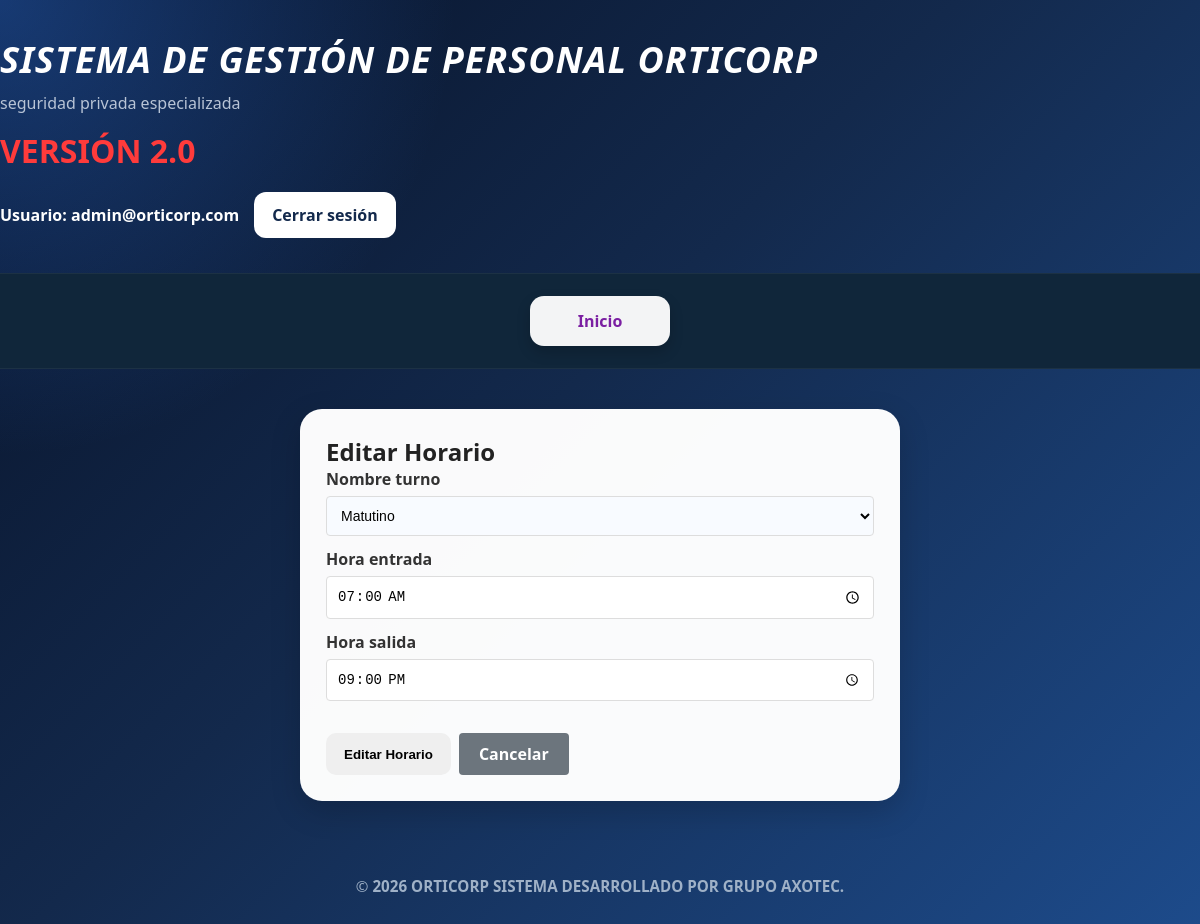
Screenshot of /horarios/editar/1/ (signed in) with the database file from the repository.
### polls/models.py (models this page shows, shortened)
class CustomUser(AbstractUser):
    ROLES = (
        ('ADMIN', 'Administrador'),
        ('HR', 'Recursos Humanos'),
        ('VIEW', 'Vista'),
    )
    username = None
    email = models.EmailField(unique=True)
    role = models.CharField(max_length=10, choices=ROLES, default='VIEW')
    USERNAME_FIELD = 'email'
    REQUIRED_FIELDS = []
    objects = CustomUserManager()

class Horarios(models.Model):
	TURNOS = (
		('MATUTINO', 'Matutino'),
		('VESPERTINO', 'Vespertino'),
		('NOCTURNO', 'Nocturno'),
	)
	nombre_turno = models.CharField(max_length=20, choices=TURNOS, blank=True, null=True)
	hora_entrada = models.TimeField(blank=True, null=True)
	hora_salida = models.TimeField(blank=True, null=True)
	class Meta:
		unique_together = ('nombre_turno',)
		ordering = ['nombre_turno']

### polls/views/views.py (the view)
# urls.py: path('horarios/editar/<int:horario_id>/', views.horarios_editar, name='horarios_editar'),
@user_passes_test(is_hr_or_admin)
def horarios_editar(request, horario_id):
    try:
        horario = Horarios.objects.get(id=horario_id)
    except Horarios.DoesNotExist:
        messages.error(request, 'Horario no encontrado.')
        return redirect('horarios_list')
    if request.method == 'POST':
        form = HorariosForm(request.POST, instance=horario)
        if form.is_valid():
            form.save()
            messages.success(request, 'Horario actualizado exitosamente.')
            return redirect('horarios_list')
        else:
            messages.error(request, 'Error al actualizar el horario.')
    else:
        form = HorariosForm(instance=horario)
    context = {
        'form': form,
        'accion': 'Editar'
    }
    return render(request, 'polls/horarios_form.html', context)

### polls/forms.py (shortened to what this page needs)
class HorariosForm(forms.ModelForm):
    class Meta:
        model = Horarios
        fields = ['nombre_turno', 'hora_entrada', 'hora_salida']
        widgets = {
            'nombre_turno': forms.Select(attrs={
                'class': 'form-control',
                'required': True
            }),
            'hora_entrada': forms.TimeInput(attrs={
                'class': 'form-control',
                'type': 'time',
                'required': True
            }),
            'hora_salida': forms.TimeInput(attrs={
                'class': 'form-control',
                'type': 'time',
                'required': True
            })
        }

### polls/views/views.py (called while the page is built)
def is_hr_or_admin(user):
    return user.role in ['HR', 'ADMIN']

### polls/templates/polls/horarios_form.html (shortened to what this page needs)
{% extends 'polls/base.html' %}
{% block content %}
<div class="card" style="max-width:600px;margin:0 auto;">
    <h2>{{ accion }} Horario</h2>
    <form method="post" style="display:flex;flex-direction:column;gap:12px;">
        <div>
            <label for="id_nombre_turno">{{ form.nombre_turno.label }}</label>
            {{ form.nombre_turno }}
        </div>
        <div>
            <label for="id_hora_entrada">{{ form.hora_entrada.label }}</label>
            {{ form.hora_entrada }}
        </div>
        <div>
            <label for="id_hora_salida">{{ form.hora_salida.label }}</label>
            {{ form.hora_salida }}
        </div>
        <div style="display:flex;gap:8px;margin-top:20px;">
            <button type="submit" class="btn">{{ accion }} Horario</button>
            <a href="{% url 'horarios_list' %}" class="btn btn-secondary">Cancelar</a>
        </div>
    </form>
</div>
{% endblock %}

### polls/templates/polls/base.html (shortened to what this page needs)
{% load static %}
<!DOCTYPE html>
<html lang="es">
<head>
    <link rel="stylesheet" href="{% static 'polls/css/theme.css' %}">
</head>
<body class="{% block body_class %}{% endblock %}">
    <header class="app-header">
        <div class="container header-inner">
            <div class="brand">
                <h1><em>SISTEMA DE GESTIÓN DE PERSONAL ORTICORP</em></h1>
                <p class="subtitle">
                    seguridad privada especializada
                </p>
                <h2 class="version">
                    VERSIÓN 2.0
                </h2>
            </div>
            <div class="user-area">
                {% if user.is_authenticated %}
                    <span class="user-label">
                        Usuario:
                        <strong>{{ user.get_username }}</strong>
                    </span>
                    <a class="logout-btn" href="{% url 'logout' %}">
                        Cerrar sesión
                    </a>
                {% else %}
                    <a class="logout-btn" href="{% url 'login' %}">
                        Iniciar sesión
                    </a>
                {% endif %}
            </div>
        </div>
        <nav class="app-nav">
            <div class="container nav-inner">
                <a class="nav-link" href="{% url 'inicio' %}">
                    Inicio
                </a>
            </div>
        </nav>
    </header>
    <main class="container main-content">
        {% block content %}{% endblock %}
    </main>
    <footer class="copight">
        &copy;
        <strong>
            2026 ORTICORP SISTEMA DESARROLLADO POR GRUPO AXOTEC.
        </strong>
    </footer>
</body>
</html>

### polls/static/polls/css/theme.css (style rules this page uses)
:root { --bg:#071428; --panel:#ffffff; --muted:#9fb1c7; --accent-purple:#7b1fa2; --accent-blue:#2b6ea3; --soft-blue:#eaf3ff; --success:#27ae60; --danger:#e74c3c; }
* { margin:0; padding:0; box-sizing:border-box; }
html { scroll-behavior:smooth; }
body { min-height:100vh; font-family:'Segoe UI', Arial, sans-serif; color:#ffffff; display:flex; flex-direction:column; background: radial-gradient(circle at top left, rgba(53,132,255,0.35), transparent 30%), linear-gradient( 135deg, #071228 0%, #13294c 45%, #1d4b8b 100%); }
.container { width:100%; max-width:1200px; margin:auto; padding:0 20px; }
.app-header { width:100%; }
.header-inner { display:flex; justify-content:space-between; align-items:center; gap:20px; flex-wrap:wrap; padding:35px 0; }
.brand h1 { font-size:clamp(1.5rem,3vw,2.5rem); color:#ffffff; letter-spacing:1px; }
.subtitle { margin-top:8px; color:#b8c4d6; font-size:1rem; }
.version { margin-top:15px; color:#ff3b3b; font-size:2rem; }
.user-area { display:flex; align-items:center; gap:15px; flex-wrap:wrap; }
.user-label { color:#ffffff; font-weight:600; }
.logout-btn { background:#ffffff; color:#13294c; text-decoration:none; padding:12px 18px; border-radius:12px; font-weight:700; transition:0.3s ease; }
.app-nav { width:100%; background:#10263a; border-top:1px solid rgba(255,255,255,0.05); border-bottom:1px solid rgba(255,255,255,0.05); }
.nav-inner { display:flex; justify-content:center; flex-wrap:wrap; gap:14px; padding:22px 0; }
.nav-link { min-width:140px; text-align:center; text-decoration:none; background:rgba(255,255,255,0.95); color:var(--accent-purple); font-weight:700; padding:14px 18px; border-radius:14px; transition:0.3s ease; box-shadow:0 6px 14px rgba(0,0,0,0.18); }
.main-content { width:100%; padding:40px 0; }
.card { background:rgba(255,255,255,0.98); border-radius:22px; padding:25px; box-shadow:0 10px 30px rgba(0,0,0,0.18); border:1px solid rgba(255,255,255,0.08); color:#222222; }
label { display:block; margin-bottom:8px; font-weight:700; color:#22354f; }
input[type="text"], input[type="email"], input[type="password"], input[type="date"], select, textarea { width:100%; padding:12px; border-radius:10px; border:1px solid #d9e2ee; background:#f8fbff; transition:0.3s ease; font-size:0.95rem; }
.btn { border:none; border-radius:10px; padding:12px 18px; font-weight:700; cursor:pointer; transition:0.3s ease; text-decoration:none; }
.copight { margin-top:auto; text-align:center; padding:35px 20px; color:#9fb1c7; font-size:0.95rem; }

### polls/templates/polls/horarios_form.html (style rules this page uses)
.form-control { width: 100%; padding: 10px; border: 1px solid #ddd; border-radius: 4px; font-size: 14px; }
label { display: block; margin-bottom: 6px; font-weight: bold; color: #333; }
.btn-secondary { background-color: #6c757d; color: white; padding: 10px 20px; border: none; border-radius: 4px; cursor: pointer; text-decoration: none; display: inline-flex; align-items: center; justify-content: center; }

### rows the page displays
CustomUser: get_username "admin@orticorp.com"
Horarios: nombre_turno "Matutino", hora_entrada "07:00:00", hora_salida "21:00:00"

### other values shown
{{ accion }} "Editar"
